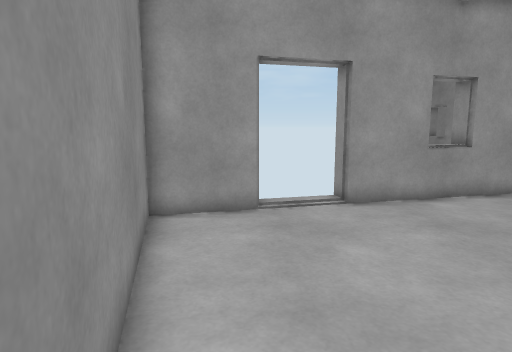
view 1 (above)

18 first-person views from a walk through a scene from a Unity 3-D project. The camera is 1.2 m above the floor, tilts 8° down and sees 75° across. The floor is counted in squares, 0.5 m on a side. Each view is taken from the middle of a square. On the plan, view 1 faces up. The plan holds only what a view shows up to about 20 squares ahead; the rest is blank. The place goes on beyond the plan.

view 2
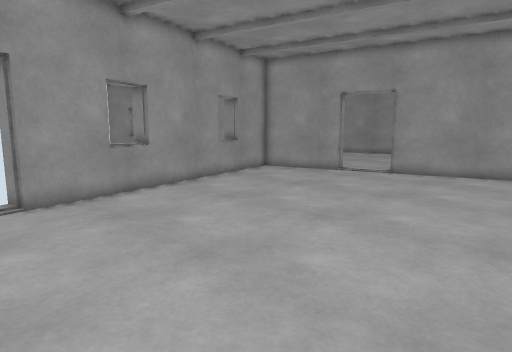

view 3
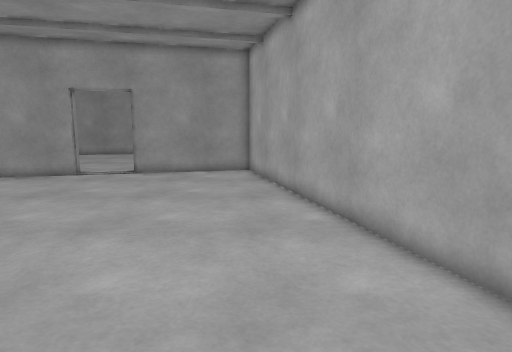

view 4
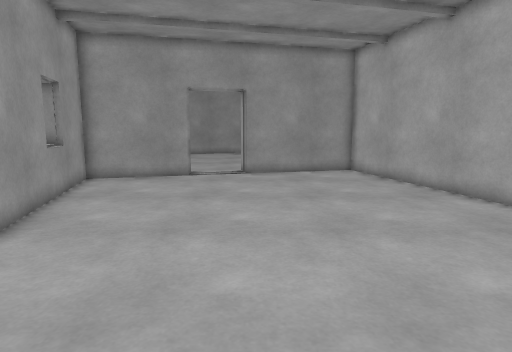

view 5
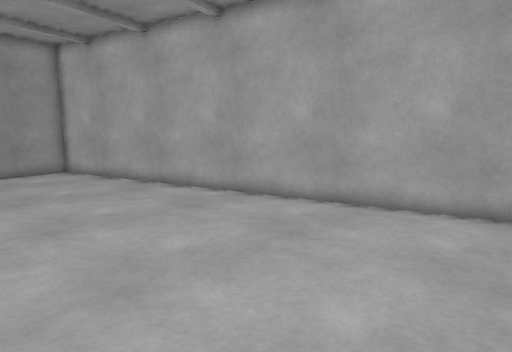

view 6
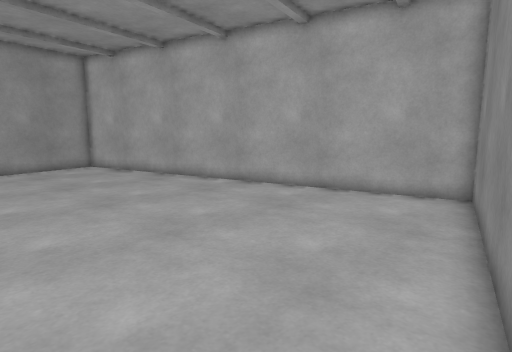

view 7
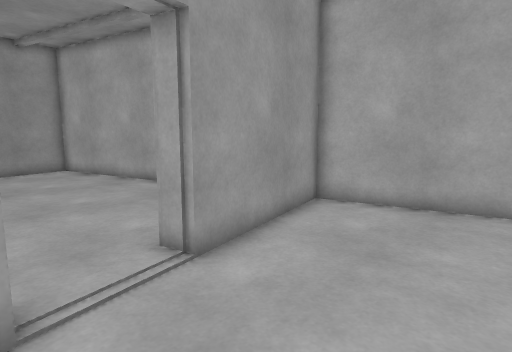

view 8
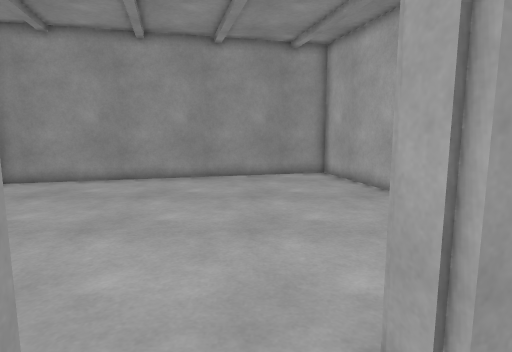

view 9
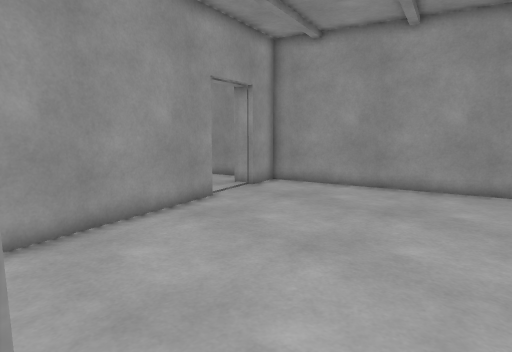

view 10
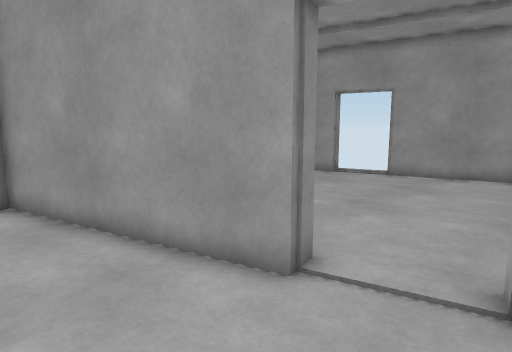

view 11
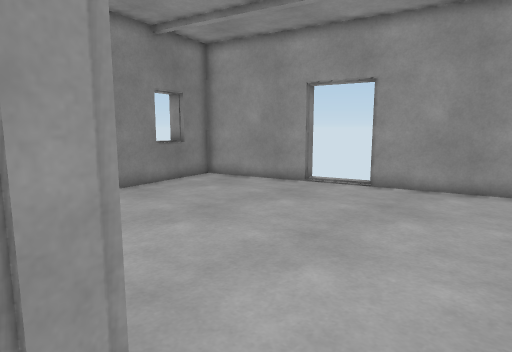

view 12
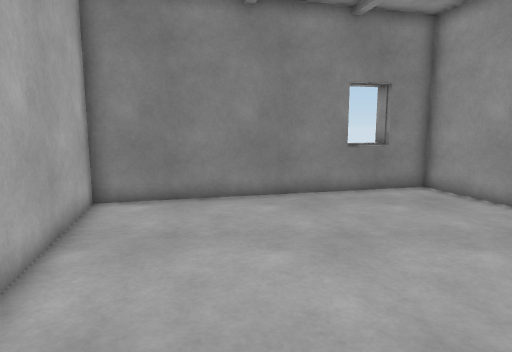

view 13
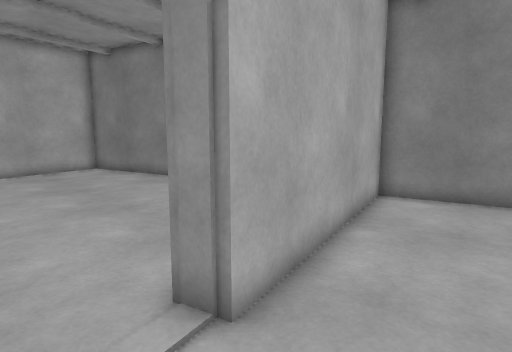

view 14
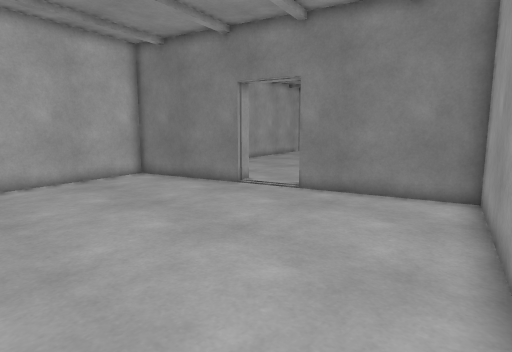

view 15
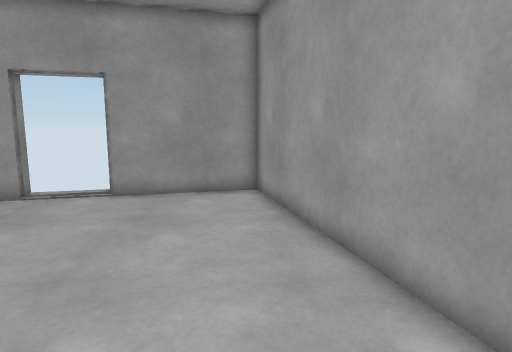

view 16
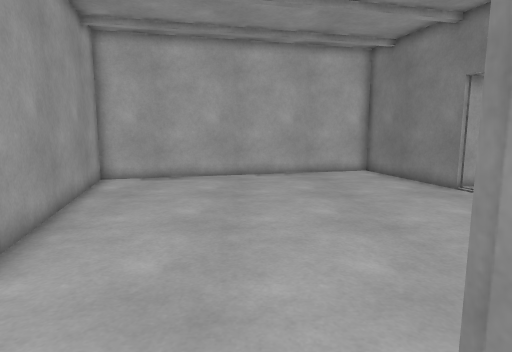

view 17
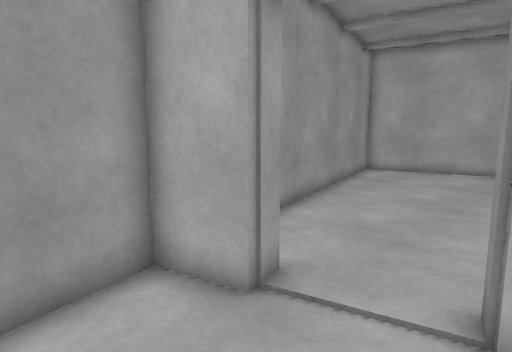

view 18
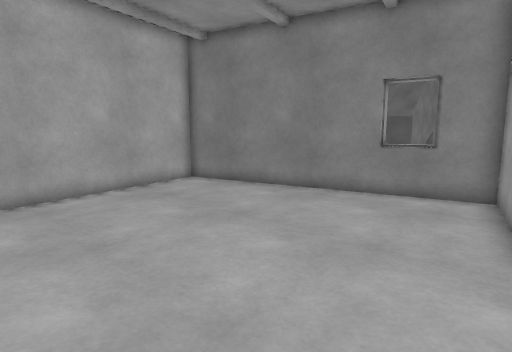

### Floor plan
Points are (right, up) in squares from view 1. A wall is a line through its corners. A room is listed if a view was taken in it or the views show most of it. See-through windows are left out.
Room 1 (views 1, 2, 3, 4, 5, 6, 7, 8, 9)
walls: (7.6, 12) (5.9, 11.6); (14, 13.7) (12.7, 13.3); (0.1, 9.9) (-3, 9.1) (0.6, -4.8) (20.6, 0.4) (19, 6.6) (19.9, 6.9); (19.2, 9.6) (18.3, 9.4) (17.1, 14.2) (2.9, 10.6) (2.6, 11.6)
ways out: opening at (19, 8.5) to room 2
Room 2 (views 10, 11, 14, 15)
walls: (19.9, 6.9) (21.6, 0.6) (35.4, 4.2) (31.4, 19.8); (26.6, 19.1) (26.8, 18.1) (17.6, 15.7); (17.5, 16.2) (19.2, 9.6); (31.5, 19.3) (29.5, 18.8) (29.3, 19.8)
ways out: opening at (19, 8.5) to room 1; opening at (28.5, 19) to room 3
Room 3 (views 12, 13, 16, 17, 18)
walls: (19.6, 31.3) (19.8, 30.5) (14.2, 29.1) (17.5, 16.2); (29.3, 19.8) (31.3, 20.3); (27.5, 32.5) (22.6, 31.3); (14.4, 27.3) (14.9, 25.5); (31.4, 19.8) (28.1, 32.5); (17.4, 16.7) (26.6, 19.1)
ways out: opening at (28.5, 19) to room 2

Where each view was taken, in squares from view 1:
view 1: 0 up, 0 right, facing up
view 2: 1 down, 1 right, facing up-right
view 3: 0 up, 1 right, facing right
view 4: 6 up, 1 right, facing right
view 5: 6 up, 0 right, facing down-right
view 6: 8 up, 2 left, facing down-right
view 7: 10 up, 14 right, facing down-right
view 8: 8 up, 17 right, facing right
view 9: 8 up, 19 right, facing up-right
view 10: 14 up, 30 right, facing up-left
view 11: 18 up, 29 right, facing up-left
view 12: 22 up, 28 right, facing left
view 13: 22 up, 29 right, facing down-left
view 14: 18 up, 30 right, facing down-left
view 15: 19 up, 28 right, facing up
view 16: 20 up, 28 right, facing down
view 17: 23 up, 26 right, facing down-right
view 18: 31 up, 27 right, facing down-left
